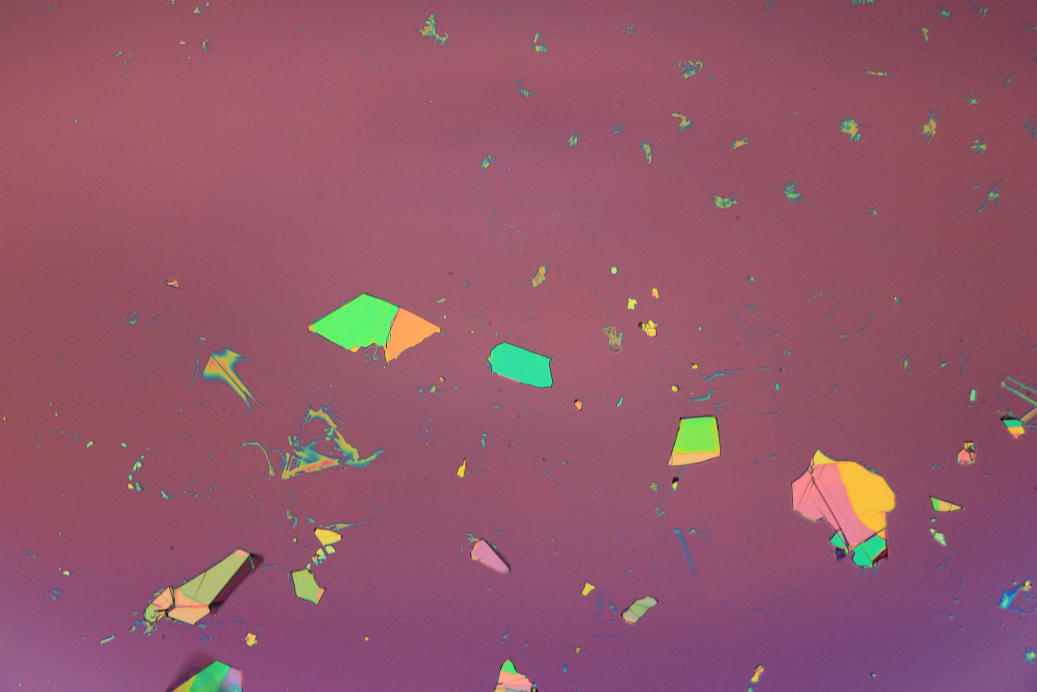
#> input picture data/bnImages1/17_04_19_bn_54.JPG, 5184 x 3456 px, found by its file name (shown at 1/5 size)
$ python importsForTesting.py   (older library calls are emulated)
#> lines starting #> are read from the running program, lines starting #| are printed output that depends on the picture
### sampleData.py
__author__ = 'Spencer'

import skimage.io as io
from skimage.color import rgb2gray


def bn():
    """20x color BN image containing target piece, full size"""
    return io.imread("/Users/Spencer/PycharmProjects/PieceRecognizer/data/bnImages1/17_04_19_bn_54.JPG")
#> returned value is the input picture: shape (3456, 5184, 3); mean R, G, B 147.4, 87.3, 106

def graphene():
    """20x color Graphene image containing target piece, full size"""
    return io.imread("/Users/Spencer/PycharmProjects/PieceRecognizer/data/grapheneImages1/17_04_11_graphene_chip1_13.JPG")

def smallBn():
     """20x color BN image containing target piece, small size"""
     return bn()[1250:2500, 1300:3900]
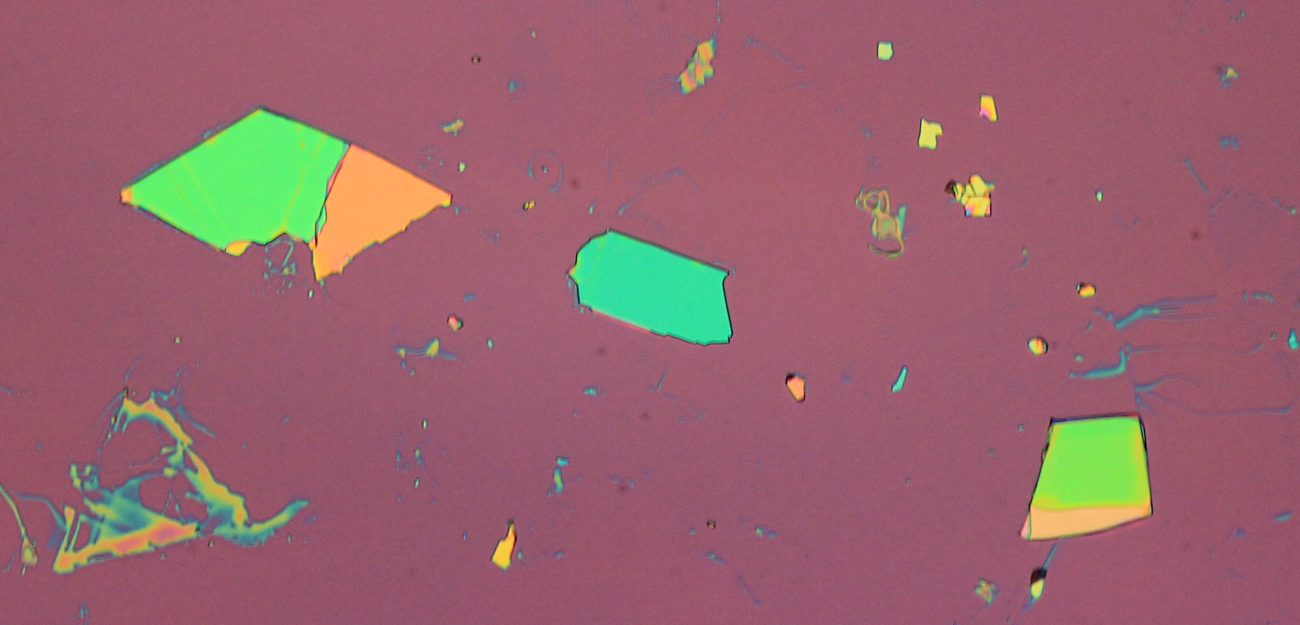
#> returned value: shape (1250, 2600, 3) (shown at 1/2 size); mean of channels 0, 1, 2 151.9, 99.8, 108.8; drawn as R, G, B

def smallGraphene():
     """20x color Graphene image containing target piece, small size"""
     return graphene()[1000:2500, 2200:3600]

def monolayer():
    return io.imread("/Users/Spencer/PycharmProjects/PieceRecognizer/data/grapheneImages1/17_04_11_graphene_chip1_15.JPG")

def smallMonolayer():
    pass

### importsForTesting.py
__author__ = 'Spencer'

import numpy as np
import matplotlib.pyplot as plt

import sampleData

from spencerUtilities import *
from skimage.feature import canny
from skimage.morphology import dilation, disk
from scipy import ndimage as ndi
from skimage.measure import label, regionprops
from skimage.filters import sobel
from skimage.morphology import watershed, h_maxima, h_minima
from skimage.color import rgb2hsv, rgb2gray
from skimage.filters.rank import gradient
from scipy.signal import argrelmin, find_peaks_cwt

bn = sampleData.bn()
sbn = sampleData.smallBn()
gbn = rgb2gray(bn)
gsbn = rgb2gray(sbn)
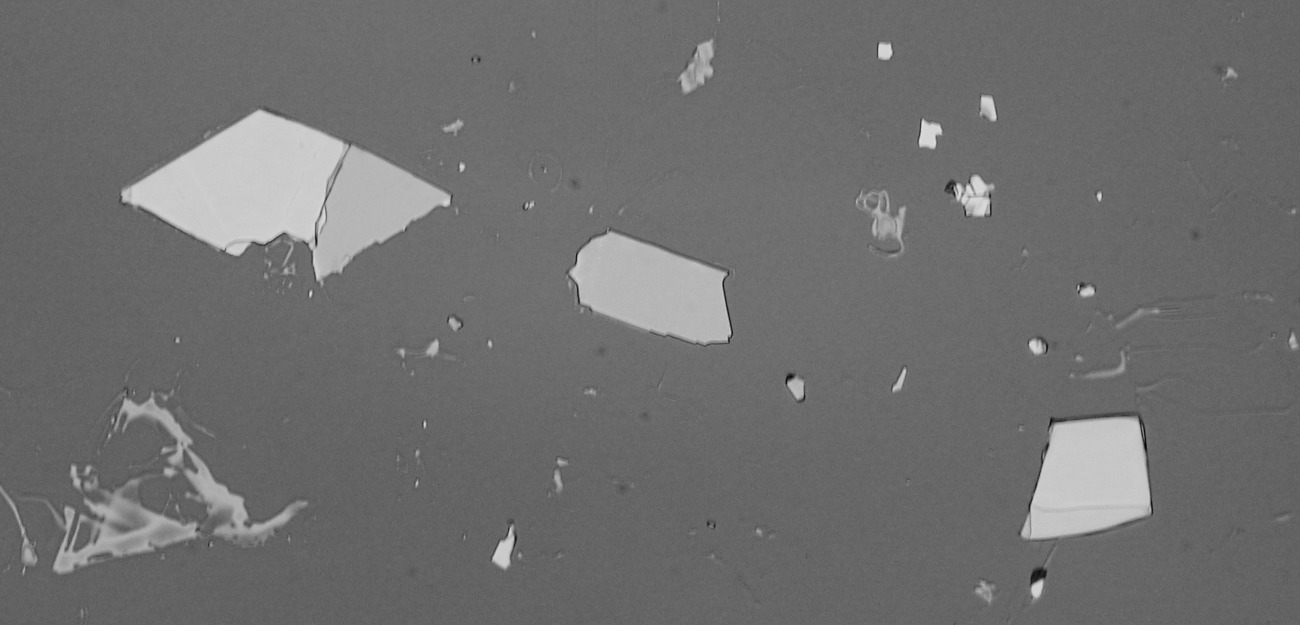
#> gsbn: shape (1250, 2600) float64 (shown at 1/2 size); min 0.000833, max 0.897, mean 0.437

gr = sampleData.graphene()
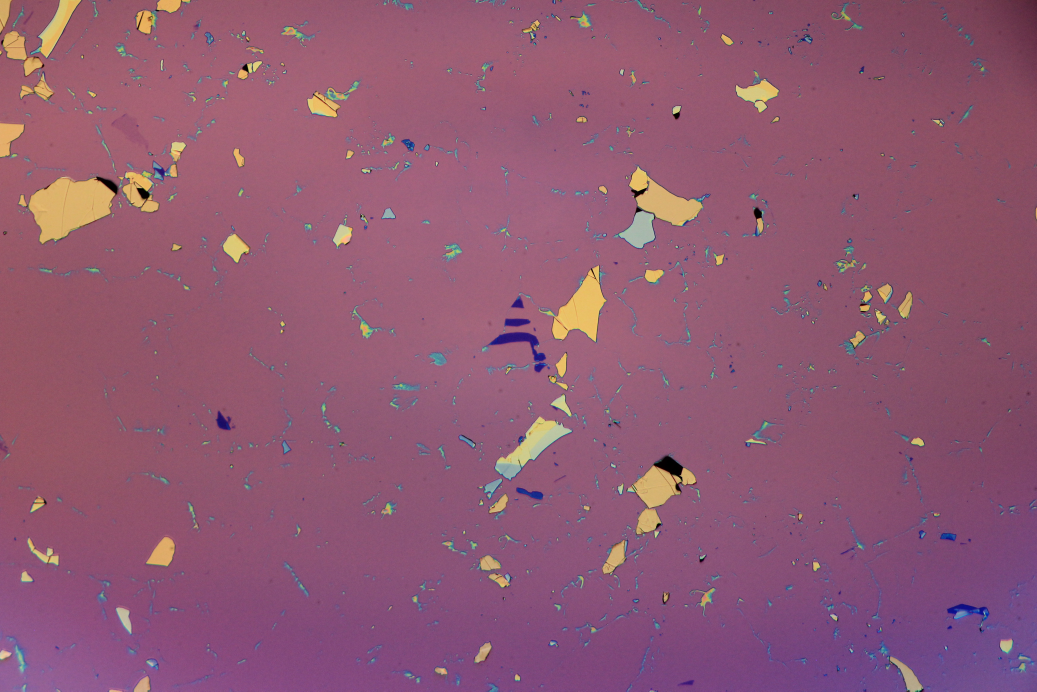
#> input picture data/grapheneImages1/17_04_11_graphene_chip1_13.JPG, 5184 x 3456 px, found by its file name (shown at 1/5 size)
#> in graphene, returned value is the input picture: shape (3456, 5184, 3); mean R, G, B 143.7, 89, 114.5
sgr = sampleData.smallGraphene()
#> in smallGraphene, `return graphene()[1000:2500, 2200:3600]`:
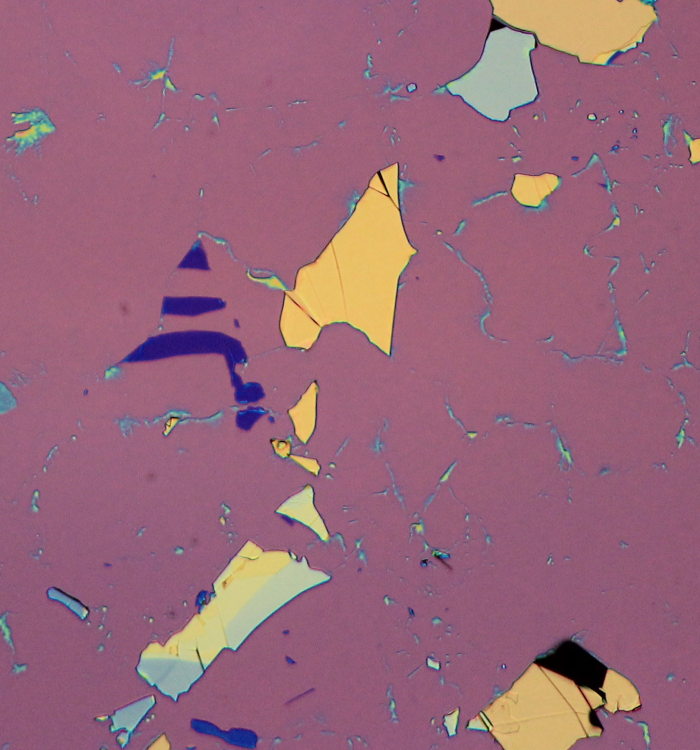
#> returned value: shape (1500, 1400, 3) (shown at 1/2 size); mean of channels 0, 1, 2 153.1, 102.6, 121.1; drawn as R, G, B
ggr = rgb2gray(gr)
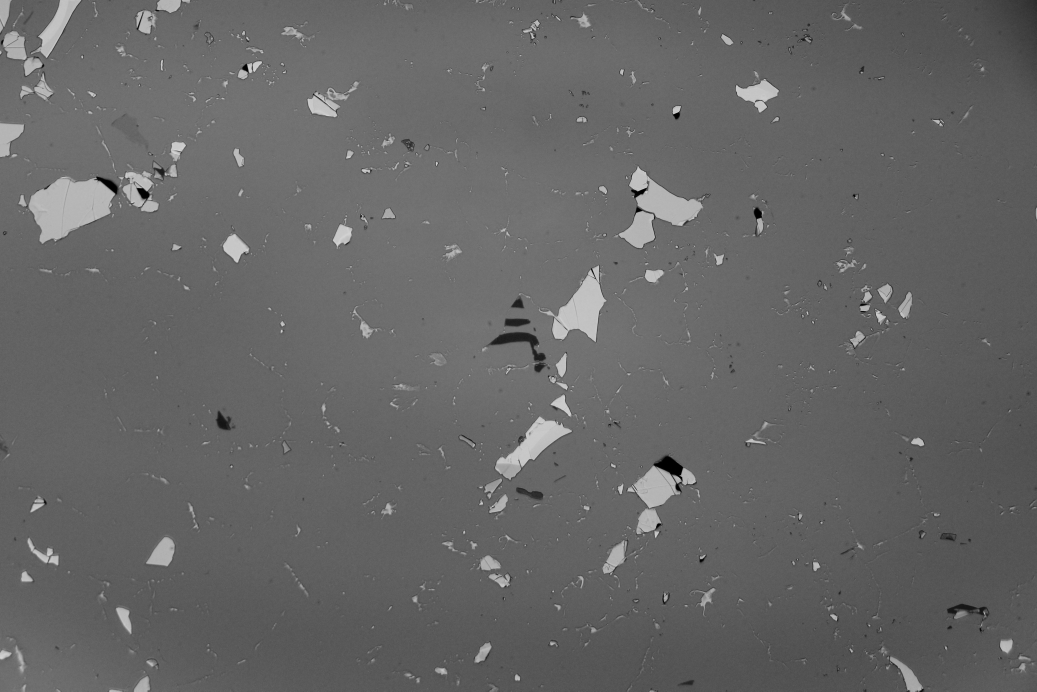
#> ggr: shape (3456, 5184) float64 (shown at 1/5 size); min 0, max 0.955, mean 0.402
gsgr = rgb2gray(sgr)
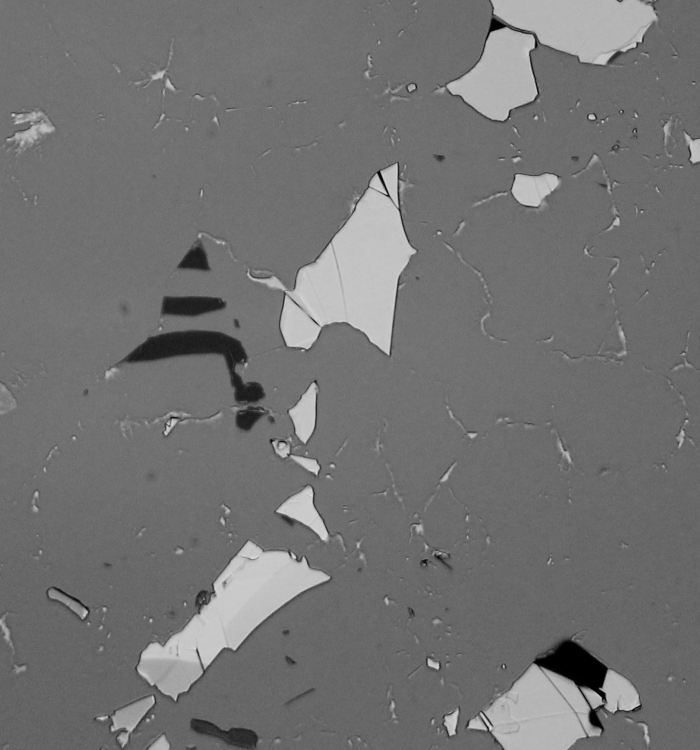
#> gsgr: shape (1500, 1400) float64 (shown at 1/2 size); min 0, max 0.916, mean 0.45
